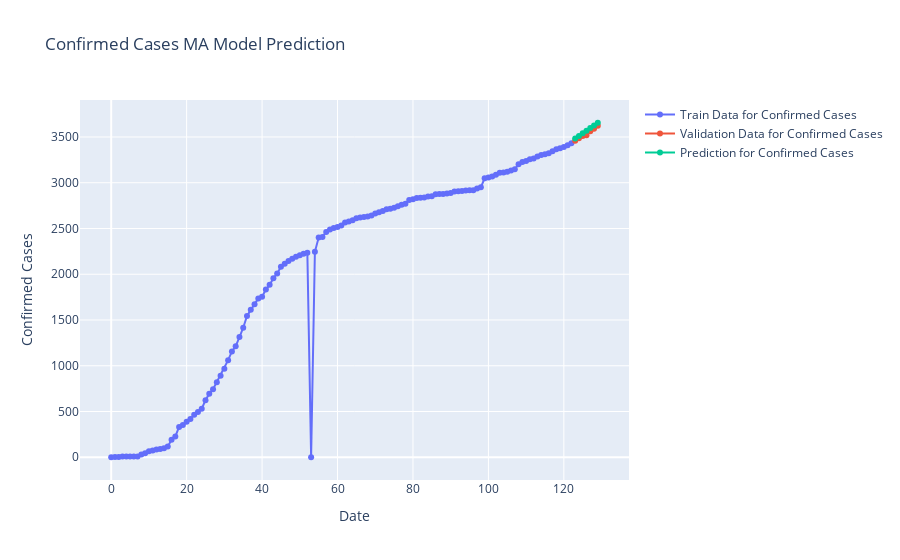

The cell this chart's notebook holds for it:
### Code cell
fig=go.Figure()
fig.add_trace(go.Scatter(x=model_train.index, y=model_train["Confirmed_Total_cases"],
                    mode='lines+markers',name="Train Data for Confirmed Cases"))
fig.add_trace(go.Scatter(x=valid.index, y=valid["Confirmed_Total_cases"],
                    mode='lines+markers',name="Validation Data for Confirmed Cases",))
fig.add_trace(go.Scatter(x=valid.index, y=y_pred["MA Model Prediction"],
                    mode='lines+markers',name="Prediction for Confirmed Cases",))
fig.update_layout(title="Confirmed Cases MA Model Prediction",
                 xaxis_title="Date",yaxis_title="Confirmed Cases")
fig.show()

### Figure 1 — Plotly figure (JSON) as saved in the notebook; plotly's stock layout.template omitted (floating-point values rounded to 4 significant figures)
{"data": [{"mode": "lines+markers", "name": "Train Data for Confirmed Cases", "type": "scatter", "x": [0, 1, 2, 3, 4, 5, 6, 7, 8, 9, 10, 11, 12, 13, 14, 15, 16, 17, 18, 19, 20, 21, 22, 23, 24, 25, 26, 27, 28, 29, 30, 31, 32, 33, 34, 35, 36, 37, 38, 39, 40, 41, 42, 43, 44, 45, 46, 47, 48, 49, 50, 51, 52, 53, 54, 55, 56, 57, 58, 59, 60, 61, 62, 63, 64, 65, 66, 67, 68, 69, 70, 71, 72, 73, 74, 75, 76, 77, 78, 79, 80, 81, 82, 83, 84, 85, 86, 87, 88, 89, 90, 91, 92, 93, 94, 95, 96, 97, 98, 99, 100, 101, 102, 103, 104, 105, 106, 107, 108, 109, 110, 111, 112, 113, 114, 115, 116, 117, 118, 119, 120, 121, 122], "y": [1, 3, 4, 7, 7, 7, 7, 9, 31, 45, 66, 73, 84, 89, 99, 117, 190, 228, 331, 352, 387, 418, 464, 495, 530, 624, 695, 743, 821, 892, 966, 1061, 1156, 1212, 1314, 1415, 1544, 1613, 1673, 1735, 1755, 1832, 1884, 1955, 2009, 2081, 2114, 2145, 2170, 2192, 2207, 2224, 2235, 0, 2245, 2401, 2408, 2463, 2490, 2506, 2517, 2534, 2566, 2576, 2591, 2612, 2620, 2626, 2632, 2642, 2663, 2678, 2691, 2710, 2716, 2726, 2744, 2760, 2770, 2810, 2819, 2834, 2836, 2840, 2850, 2853, 2873, 2876, 2878, 2882, 2889, 2903, 2906, 2909, 2915, 2917, 2918, 2937, 2952, 3049, 3058, 3068, 3088, 3108, 3112, 3121, 3134, 3148, 3203, 3227, 3237, 3256, 3266, 3287, 3302, 3310, 3321, 3343, 3366, 3376, 3390, 3409, 3432]}, {"mode": "lines+markers", "name": "Validation Data for Confirmed Cases", "type": "scatter", "x": [123, 124, 125, 126, 127, 128, 129], "y": [3458, 3486, 3511, 3519, 3562, 3589, 3622]}, {"mode": "lines+markers", "name": "Prediction for Confirmed Cases", "type": "scatter", "x": [123, 124, 125, 126, 127, 128, 129], "y": [3483.0, 3512.0, 3541.0, 3569.0, 3598.0, 3627.0, 3656.0]}], "layout": {"title": {"text": "Confirmed Cases MA Model Prediction"}, "xaxis": {"title": {"text": "Date"}}, "yaxis": {"title": {"text": "Confirmed Cases"}}}}
